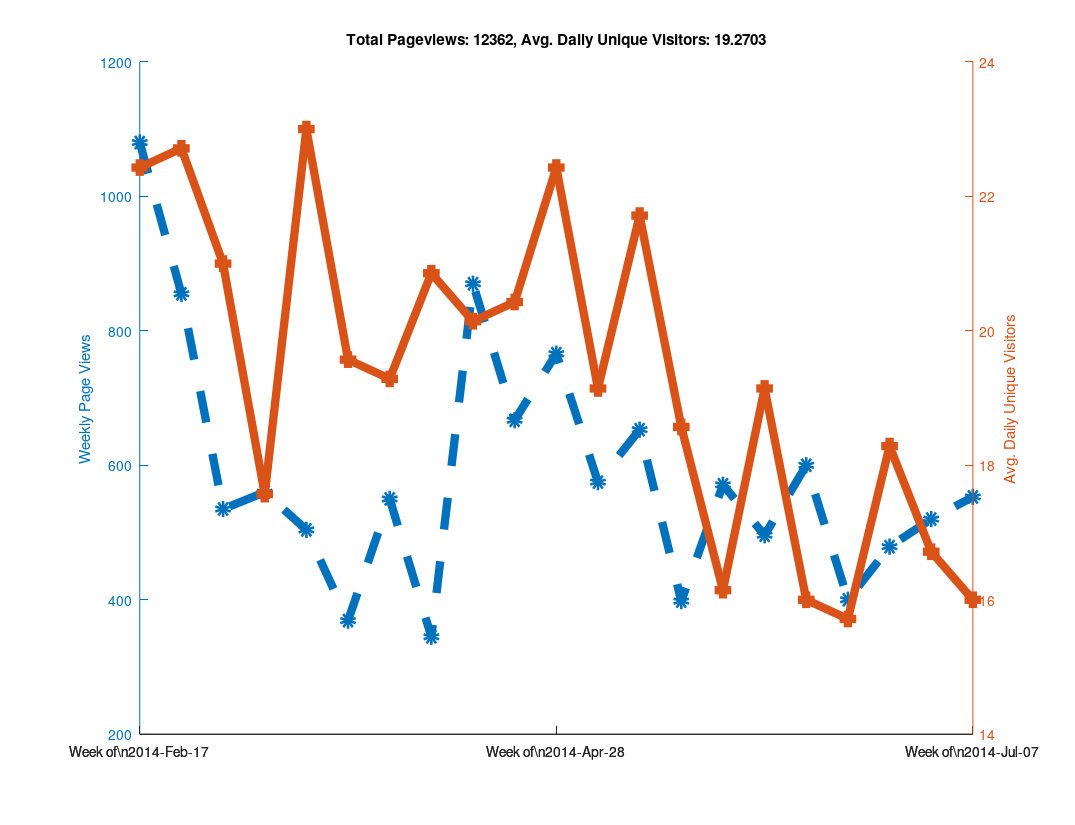

Recreate this plot in MATLAB.
clear all

% Github has a "traffic" page now, but it doesn't seem like you can
% put in an arbitrary date range?  When I looked at it, it showed the
% numbers of unique visitors and views for the last two weeks only...
% So as long as I check back at least once every two weeks I can keep
% a record of it?  Great...

% https://github.com/libMesh/libmesh/graphs/traffic

% Date, Views, Unique Visitors
data = {
    '2014-Feb-17', 274, 25
    '2014-Feb-18', 145, 30
    '2014-Feb-19', 129, 27
    '2014-Feb-20', 202, 24
    '2014-Feb-21', 240, 22
    '2014-Feb-22', 62,  17
    '2014-Feb-23', 28,  12
    '2014-Feb-24', 217, 19
    '2014-Feb-25', 90,  25
    '2014-Feb-26', 189, 36
    '2014-Feb-27', 112, 26
    '2014-Feb-28', 81,  20
    '2014-Mar-01', 113, 17
    '2014-Mar-02', 53,  16
    '2014-Mar-03', 41,  21
    '2014-Mar-04', 144, 35
    '2014-Mar-05', 51,  20
    '2014-Mar-06', 157, 25
    '2014-Mar-07', 50,  22
    '2014-Mar-08', 50,  11
    '2014-Mar-09', 42,  13
    '2014-Mar-10', 61,  16
    '2014-Mar-11', 27,  16
    '2014-Mar-12', 111, 20
    '2014-Mar-13', 66,  20
    '2014-Mar-14', 223, 25
    '2014-Mar-15', 46,   9
    '2014-Mar-16', 26,  17
    '2014-Mar-17', 80,  29
    '2014-Mar-18', 59,  30
    '2014-Mar-19', 85,  31
    '2014-Mar-20', 122, 18
    '2014-Mar-21', 61,  21
    '2014-Mar-22', 33,  18
    '2014-Mar-23', 64,  14
    '2014-Mar-24', 95,  24
    '2014-Mar-25', 75,  28
    '2014-Mar-26', 49,  18
    '2014-Mar-27', 57,  24
    '2014-Mar-28', 33,  16
    '2014-Mar-29', 41,  16
    '2014-Mar-30', 19,  11
    '2014-Mar-31', 52,  12
    '2014-Apr-01', 120, 21
    '2014-Apr-02', 68,  23
    '2014-Apr-03', 98,  28
    '2014-Apr-04', 77,  21
    '2014-Apr-05', 80,  15
    '2014-Apr-06', 55,  15
    '2014-Apr-07', 71,  31
    '2014-Apr-08', 84,  26
    '2014-Apr-09', 33,  18
    '2014-Apr-10', 32,  16
    '2014-Apr-11', 51,  20
    '2014-Apr-12', 25,  15
    '2014-Apr-13', 49,  20
    '2014-Apr-14', 120, 23
    '2014-Apr-15', 191, 27
    '2014-Apr-16', 219, 24
    '2014-Apr-17', 216, 30
    '2014-Apr-18', 63,  19
    '2014-Apr-19', 36,  11
    '2014-Apr-20', 25,   7
    '2014-Apr-21', 115, 24
    '2014-Apr-22', 128, 31
    '2014-Apr-23', 87,  25
    '2014-Apr-24', 108, 23
    '2014-Apr-25', 111, 20
    '2014-Apr-26', 89,   9
    '2014-Apr-27', 29,  11
    '2014-Apr-28', 177, 28
    '2014-Apr-29', 170, 27
    '2014-Apr-30', 183, 28
    '2014-May-01', 97,  25
    '2014-May-02', 64,  23
    '2014-May-03', 43,  12
    '2014-May-04', 32,  14
    '2014-May-05', 125, 28
    '2014-May-06', 68,  24
    '2014-May-07', 68,  19
    '2014-May-08', 114, 14
    '2014-May-09', 47,  20
    '2014-May-10', 139, 20
    '2014-May-11', 14,   9
    '2014-May-12', 90,  27
    '2014-May-13', 92,  22
    '2014-May-14', 197, 32
    '2014-May-15', 140, 26
    '2014-May-16', 59,  20
    '2014-May-17', 21,  9
    '2014-May-18', 54,  16
    '2014-May-19', 117, 28
    '2014-May-20', 47,  18
    '2014-May-21', 55,  19
    '2014-May-22', 77,  26
    '2014-May-23', 28,  12
    '2014-May-24', 38,  13
    '2014-May-25', 36,  14
    '2014-May-26', 44,  13
    '2014-May-27', 166, 24
    '2014-May-28', 139, 20
    '2014-May-29', 67,  25
    '2014-May-30', 73,  11
    '2014-May-31', 60,  9
    '2014-Jun-01', 22,  11
    '2014-Jun-02', 87,  18
    '2014-Jun-03', 103, 31
    '2014-Jun-04', 105, 27
    '2014-Jun-05', 74,  22
    '2014-Jun-06', 55,  16
    '2014-Jun-07', 53,  15
    '2014-Jun-08', 19,  5
    '2014-Jun-09', 91,  14
    '2014-Jun-10', 136, 19
    '2014-Jun-11', 104, 27
    '2014-Jun-12', 195, 22
    '2014-Jun-13', 51,  18
    '2014-Jun-14', 4,   4
    '2014-Jun-15', 19,  8
    '2014-Jun-16', 86,  19
    '2014-Jun-17', 60,  20
    '2014-Jun-18', 115, 25
    '2014-Jun-19', 73,  20
    '2014-Jun-20', 24,  12
    '2014-Jun-21', 12,  4
    '2014-Jun-22', 30,  10
    '2014-Jun-23', 106, 23
    '2014-Jun-24', 51,  16
    '2014-Jun-25', 115, 25
    '2014-Jun-26', 77,  24
    '2014-Jun-27', 91,  24
    '2014-Jun-28', 30,  9
    '2014-Jun-29', 9,   7
    '2014-Jun-30', 80,  25
    '2014-Jul-01', 118, 17
    '2014-Jul-02', 124, 18
    '2014-Jul-03', 103, 22
    '2014-Jul-04', 33,  11
    '2014-Jul-05', 37,  13
    '2014-Jul-06', 25,  11
    '2014-Jul-07', 147, 27
    '2014-Jul-08', 123, 14
    '2014-Jul-09', 75,  24
    '2014-Jul-10', 68,  16
    '2014-Jul-11', 103, 22
    '2014-Jul-12', 21,  6
    '2014-Jul-13', 16,  3
    '2014-Jul-14', 16,  4
    };

% length works like you would expect it to for cell arrays.
N=length(data);

% A cell array of strings holding just the dates
dates = {data{:,1}};

% Note the extra square brackets!  This seems to be required (at least
% in Octave) to catch the output of data{:,2} as an array.
views = [data{:,2}];
visitors = [data{:,3}];



% 1.) Make daily plot - You can do this, but it gets a bit hard to read

%% % Can't plot string data automatically?
%% x=linspace(1,N,N);
%%
%% % Only way to set linestyles with plotyy is after the fact, apparently.
%% % plotyy returns the axis handle first, followed by the two plot handles.
%% clf;
%% hold on;
%% [haxis, h1, h2] = plotyy(x, views, x, visitors);
%%
%% % Label the axes
%% ylabel (haxis(1), 'Daily Page Views');
%% ylabel (haxis(2), 'Daily Unique Visitors');
%%
%% % Totaling unique visitors doesn't really mean much...
%% title (['Total Pageviews: ', num2str(sum(views)), ', Avg. Daily Unique Visitors: ', num2str(mean(visitors))]);
%%
%% % Make thick lines - this looks better in PDF
%% set([h1, h2], 'linewidth', 6);
%%
%% % Turn on markers
%% set(h1, 'marker', 'o');
%% set(h2, 'marker', 's');
%%
%% % Set marker size
%% set([h1, h2], 'markersize', 6);
%%
%% % Make dashed line?  Aquaterm doesn't seem to properly display this, but it
%% % does work in the PDF!
%% set(h1, 'linestyle', '--');
%%
%% % Set the xticks and labels so that it shows dates instead of numbers.
%% xticksat = [1 length(x)];
%% set(haxis, 'xtick', xticksat);
%%
%% for i=1:length(xticksat)
%%   xtlabels{i} = data{xticksat(i), 1};
%% end
%% set(haxis, 'xticklabel', xtlabels);
%%
%% % Print to PDF
%% set (gcf, "paperposition", [0.25, 0.25, 10.75, 8.25]);
%% set (gcf, "papersize", [11, 8.5]);
%% set (gcf, "paperorientation", 'landscape');
%%
%% % Make a PDF of this plot.
%% print('-dpdf', 'github_traffic.pdf', '-FHelvetica:20');



% 2.) Make weekly plot - the data is naturally week-periodic
week_indexes = 1:7:N;

% Get total views and average unique viewers for each week
week_views = [];
week_visitors = [];
  for i=1:length(week_indexes)-1
  start = week_indexes(i);
  stop = week_indexes(i+1) - 1;
  week_views(end+1) = sum(views(start:stop));
  week_visitors(end+1) = mean(visitors(start:stop));
end

clf;
hold on;

x=linspace(1, length(week_views), length(week_views));
[haxis, h1, h2] = plotyy(x, week_views, x, week_visitors);

% Label the axes
ylabel (haxis(1), 'Weekly Page Views');
ylabel (haxis(2), 'Avg. Daily Unique Visitors');

% Totaling unique visitors doesn't really mean much...
title (['Total Pageviews: ', num2str(sum(views)), ', Avg. Daily Unique Visitors: ', num2str(mean(visitors))]);

% Make thick lines - this looks better in PDF
set([h1, h2], 'linewidth', 6);

% Turn on markers
set(h1, 'marker', 'o');
set(h2, 'marker', 's');

% Set marker size
set([h1, h2], 'markersize', 6);

% Make dashed line?  Aquaterm doesn't seem to properly display this, but it
% does work in the PDF!
set(h1, 'linestyle', '--');

% Set the xticks and labels so that it shows dates instead of numbers.
xticksat = [1 ceil(length(x)/2) length(x)];
set(haxis, 'xtick', xticksat);

for i=1:length(xticksat)
  xtlabels{i} = ['Week of\n', data{week_indexes(xticksat(i)), 1}];
end
set(haxis, 'xticklabel', xtlabels);

% Print to PDF
set (gcf, "papersize", [11, 8.5]);
set (gcf, "paperorientation", 'landscape');

% I was using these paper settings in older versions of Octave, but
% they changed in 3.8.0
is_380 = strcmp(version(), '3.8.0');

if (!is_380)
  set (gcf, "paperposition", [0.25, 0.25, 10.75, 8.25]);
else
  % In Octave 3.8.0, the default paperposition is [0.25000, 2.50000, 8.00000, 6.00000],
  % the third number makes the plot taller instead of wider!
  set (gcf, "paperposition", [0.25, 0.25, 8.0, 10.5]);
end

% Make a PDF of this plot.
print('-dpdf', 'weekly_github_traffic.pdf', '-FHelvetica:20');



% 3.) Make monthly plot - not enough data to be interesting yet...

%% month_intervals = {'2014-Feb-17', '2014-Mar-17', '2014-Apr-17'};
%%
%% % Numerical indexes of the month intervals
%% month_indexes = [];
%%
%% for i=1:length(month_intervals)
%%   % Calling 'strcmp' on a cell array of strings returns an array of 0s
%%   % and 1s, then 'find' returns the non-zero index.  The 'end' keyword
%%   % is used to append to the array.
%%   month_indexes(end+1) = find(strcmp(month_intervals{i}, dates));
%% end
%%
%% % Get total views and average unique viewers for each month
%% month_views = [];
%% month_visitors = [];
%%   for i=1:length(month_indexes)-1
%%   start = month_indexes(i);
%%   stop = month_indexes(i+1) - 1;
%%   month_views(end+1) = sum(views(start:stop));
%%   month_visitors(end+1) = mean(visitors(start:stop));
%% end
%%
%% clf;
%% hold on;
%% x=linspace(1, length(month_views), length(month_views));
%% [haxis, h1, h2] = plotyy(x, month_views, x, month_visitors);
